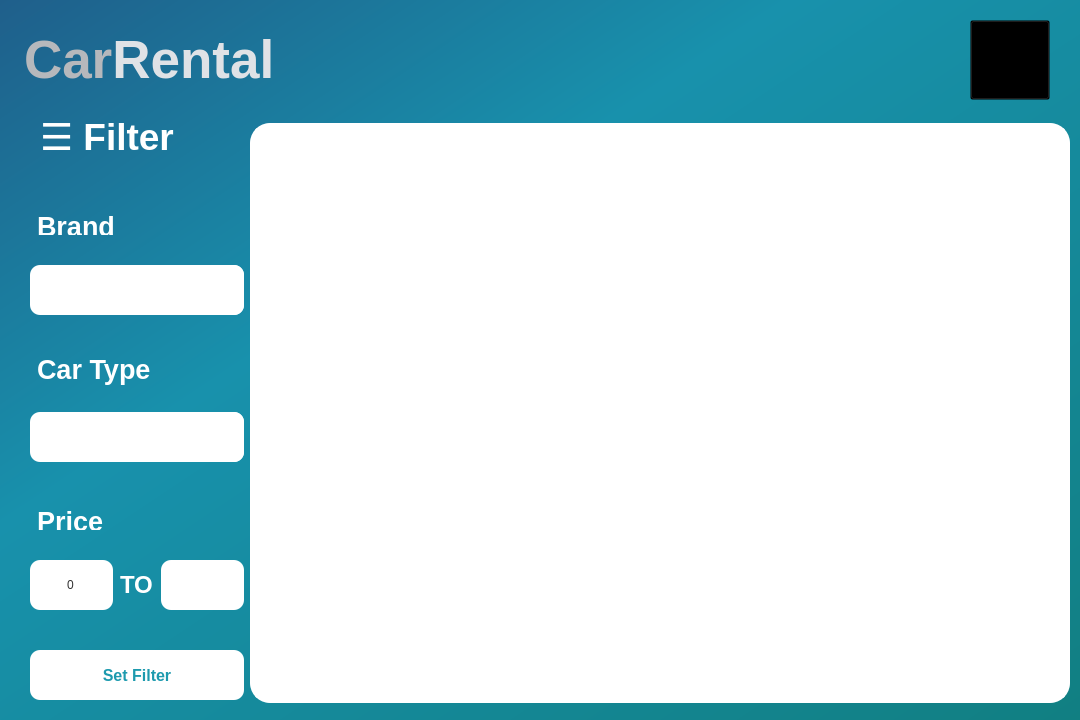
<?xml version="1.0" encoding="UTF-8"?>
<ui version="4.0">
 <class>Form</class>
 <widget class="QWidget" name="Form">
  <property name="geometry">
   <rect>
    <x>0</x>
    <y>0</y>
    <width>1080</width>
    <height>720</height>
   </rect>
  </property>
  <property name="maximumSize">
   <size>
    <width>1080</width>
    <height>720</height>
   </size>
  </property>
  <property name="windowTitle">
   <string>Form</string>
  </property>
  <property name="styleSheet">
   <string notr="true">QWidget {
	background-color: qlineargradient(spread:pad, x1:0, y1:0, x2:1, y2:1, stop:0 rgba(31, 95, 139, 255), stop:0.364532 rgba(24, 145, 172, 255), stop:1 rgba(17, 127, 130, 255));
	padding: 20px;
}

QLabel {
	background: none;
}

QComboBox {
	background: none;
	background-color: white;
	border-radius: 10px;
	color: white;
}

QComboBox::drop-down {
	background-color: white;
	border: none;
	padding-right: 12px;
	border-top-right-radius: 10px;
	border-bottom-right-radius: 10px;
}

QComboBox:on { 
    padding-top: 3px;
    padding-left: 4px;
}
QComboBox::down-arrow { 
	image: url(:/catalog/down arrow.png);
}

QComboBox::down-arrow:on { 
    top: 1px;
    left: 1px;
}

QLineEdit {
	background: none;
	background-color: white;
	border-radius: 10px;
	color: #323232;
	padding: 1px;
}

QScrollArea {
	border: none;
}

QScrollBar:horizontal {
     height: 18px;
     margin: 3px 15px 3px 15px;
     border: 1px transparent #2A2929;
     border-radius: 6px;
     background-color: white;   
 }

QScrollBar::handle:horizontal {
	border: 1px solid rgb(21, 139, 142);
	border-radius: 6px;
	background-color: rgb(21, 139, 142);
}

QScrollBar::add-line:horizontal {
      border: none;
      background: none;
}

QScrollBar::sub-line:horizontal {
      border: none;
      background: none;
}</string>
  </property>
  <layout class="QVBoxLayout" name="verticalLayout">
   <property name="leftMargin">
    <number>10</number>
   </property>
   <property name="topMargin">
    <number>10</number>
   </property>
   <property name="rightMargin">
    <number>10</number>
   </property>
   <property name="bottomMargin">
    <number>10</number>
   </property>
   <item>
    <layout class="QHBoxLayout" name="horizontalLayout_4">
     <item>
      <widget class="QLabel" name="label">
       <property name="font">
        <font>
         <pointsize>40</pointsize>
         <bold>true</bold>
        </font>
       </property>
       <property name="styleSheet">
        <string notr="true">padding-left: 0px;</string>
       </property>
       <property name="text">
        <string>&lt;html&gt;&lt;head/&gt;&lt;body&gt;&lt;p&gt;&lt;span style=&quot; font-weight:700; color:#b6b8bc;&quot;&gt;Car&lt;/span&gt;&lt;span style=&quot; color:#dfe2e6;&quot;&gt;Rental&lt;/span&gt;&lt;/p&gt;&lt;/body&gt;&lt;/html&gt;</string>
       </property>
      </widget>
     </item>
     <item>
      <widget class="QPushButton" name="pushButton">
       <property name="minimumSize">
        <size>
         <width>80</width>
         <height>80</height>
        </size>
       </property>
       <property name="maximumSize">
        <size>
         <width>80</width>
         <height>80</height>
        </size>
       </property>
       <property name="font">
        <font>
         <pointsize>16</pointsize>
        </font>
       </property>
       <property name="styleSheet">
        <string notr="true">QPushButton {
	background: none;
	background-color: transparent;
	padding: 0px;
	image: url(:/catalog/shopping-cart-white.png);
}

QPushButton:pressed {
	background: none;
	background-color: transparent;
	padding: 0px;
	image: url(:/catalog/shopping-cart.png);
}</string>
       </property>
       <property name="text">
        <string/>
       </property>
       <property name="iconSize">
        <size>
         <width>20</width>
         <height>20</height>
        </size>
       </property>
      </widget>
     </item>
     <item>
      <spacer name="horizontalSpacer">
       <property name="orientation">
        <enum>Qt::Horizontal</enum>
       </property>
       <property name="sizeType">
        <enum>QSizePolicy::Fixed</enum>
       </property>
       <property name="sizeHint" stdset="0">
        <size>
         <width>20</width>
         <height>20</height>
        </size>
       </property>
      </spacer>
     </item>
    </layout>
   </item>
   <item>
    <layout class="QHBoxLayout" name="horizontalLayout_2">
     <item>
      <layout class="QHBoxLayout" name="horizontalLayout_3">
       <item>
        <spacer name="verticalSpacer">
         <property name="orientation">
          <enum>Qt::Vertical</enum>
         </property>
         <property name="sizeHint" stdset="0">
          <size>
           <width>20</width>
           <height>40</height>
          </size>
         </property>
        </spacer>
       </item>
       <item>
        <layout class="QVBoxLayout" name="verticalLayout_4">
         <property name="spacing">
          <number>0</number>
         </property>
         <property name="bottomMargin">
          <number>0</number>
         </property>
         <item alignment="Qt::AlignTop">
          <widget class="QLabel" name="label_2">
           <property name="maximumSize">
            <size>
             <width>16777215</width>
             <height>60</height>
            </size>
           </property>
           <property name="font">
            <font>
             <pointsize>28</pointsize>
             <bold>true</bold>
            </font>
           </property>
           <property name="styleSheet">
            <string notr="true">color: white;
padding-top: 0px;
padding-left:  0px;</string>
           </property>
           <property name="text">
            <string>☰ Filter</string>
           </property>
           <property name="alignment">
            <set>Qt::AlignLeading|Qt::AlignLeft|Qt::AlignVCenter</set>
           </property>
           <property name="wordWrap">
            <bool>false</bool>
           </property>
          </widget>
         </item>
         <item alignment="Qt::AlignTop">
          <widget class="QLabel" name="label_3">
           <property name="minimumSize">
            <size>
             <width>0</width>
             <height>64</height>
            </size>
           </property>
           <property name="maximumSize">
            <size>
             <width>16777215</width>
             <height>64</height>
            </size>
           </property>
           <property name="font">
            <font>
             <pointsize>20</pointsize>
             <bold>true</bold>
            </font>
           </property>
           <property name="styleSheet">
            <string notr="true">padding-left: 0px;</string>
           </property>
           <property name="text">
            <string>&lt;html&gt;&lt;head/&gt;&lt;body&gt;&lt;p&gt;&lt;span style=&quot; color:#ffffff;&quot;&gt;Brand&lt;/span&gt;&lt;/p&gt;&lt;/body&gt;&lt;/html&gt;</string>
           </property>
          </widget>
         </item>
         <item alignment="Qt::AlignTop">
          <widget class="QComboBox" name="comboBox">
           <property name="minimumSize">
            <size>
             <width>0</width>
             <height>50</height>
            </size>
           </property>
           <property name="maximumSize">
            <size>
             <width>16777215</width>
             <height>50</height>
            </size>
           </property>
           <property name="font">
            <font>
             <pointsize>18</pointsize>
            </font>
           </property>
           <property name="placeholderText">
            <string>Any</string>
           </property>
          </widget>
         </item>
         <item alignment="Qt::AlignTop">
          <widget class="QLabel" name="label_4">
           <property name="minimumSize">
            <size>
             <width>0</width>
             <height>64</height>
            </size>
           </property>
           <property name="maximumSize">
            <size>
             <width>16777215</width>
             <height>64</height>
            </size>
           </property>
           <property name="font">
            <font>
             <pointsize>20</pointsize>
             <bold>true</bold>
            </font>
           </property>
           <property name="styleSheet">
            <string notr="true">padding-left: 0px;
padding-bottom: 1px;
padding-top: 1px;</string>
           </property>
           <property name="text">
            <string>&lt;html&gt;&lt;head/&gt;&lt;body&gt;&lt;p&gt;&lt;span style=&quot; color:#ffffff;&quot;&gt;Car Type&lt;/span&gt;&lt;/p&gt;&lt;/body&gt;&lt;/html&gt;</string>
           </property>
          </widget>
         </item>
         <item alignment="Qt::AlignTop">
          <widget class="QComboBox" name="comboBox_2">
           <property name="minimumSize">
            <size>
             <width>0</width>
             <height>50</height>
            </size>
           </property>
           <property name="maximumSize">
            <size>
             <width>16777215</width>
             <height>50</height>
            </size>
           </property>
           <property name="placeholderText">
            <string>Any</string>
           </property>
          </widget>
         </item>
         <item alignment="Qt::AlignTop">
          <widget class="QLabel" name="label_5">
           <property name="minimumSize">
            <size>
             <width>0</width>
             <height>64</height>
            </size>
           </property>
           <property name="maximumSize">
            <size>
             <width>16777215</width>
             <height>64</height>
            </size>
           </property>
           <property name="font">
            <font>
             <pointsize>20</pointsize>
             <bold>true</bold>
            </font>
           </property>
           <property name="styleSheet">
            <string notr="true">padding-left: 0px;</string>
           </property>
           <property name="text">
            <string>&lt;html&gt;&lt;head/&gt;&lt;body&gt;&lt;p&gt;&lt;span style=&quot; color:#ffffff;&quot;&gt;Price&lt;/span&gt;&lt;/p&gt;&lt;/body&gt;&lt;/html&gt;</string>
           </property>
          </widget>
         </item>
         <item>
          <layout class="QHBoxLayout" name="horizontalLayout">
           <property name="bottomMargin">
            <number>0</number>
           </property>
           <item>
            <widget class="QLineEdit" name="lineEdit">
             <property name="maximumSize">
              <size>
               <width>16777215</width>
               <height>50</height>
              </size>
             </property>
             <property name="text">
              <string>0</string>
             </property>
             <property name="alignment">
              <set>Qt::AlignCenter</set>
             </property>
            </widget>
           </item>
           <item>
            <widget class="QLabel" name="label_6">
             <property name="maximumSize">
              <size>
               <width>16777215</width>
               <height>55</height>
              </size>
             </property>
             <property name="font">
              <font>
               <pointsize>18</pointsize>
               <bold>true</bold>
              </font>
             </property>
             <property name="styleSheet">
              <string notr="true">padding :1px;</string>
             </property>
             <property name="text">
              <string>&lt;html&gt;&lt;head/&gt;&lt;body&gt;&lt;p&gt;&lt;span style=&quot; color:#ffffff;&quot;&gt;TO&lt;/span&gt;&lt;/p&gt;&lt;/body&gt;&lt;/html&gt;</string>
             </property>
            </widget>
           </item>
           <item>
            <widget class="QLineEdit" name="lineEdit_2">
             <property name="maximumSize">
              <size>
               <width>16777215</width>
               <height>50</height>
              </size>
             </property>
             <property name="alignment">
              <set>Qt::AlignCenter</set>
             </property>
            </widget>
           </item>
          </layout>
         </item>
         <item>
          <spacer name="verticalSpacer_3">
           <property name="orientation">
            <enum>Qt::Vertical</enum>
           </property>
           <property name="sizeType">
            <enum>QSizePolicy::Minimum</enum>
           </property>
           <property name="sizeHint" stdset="0">
            <size>
             <width>20</width>
             <height>40</height>
            </size>
           </property>
          </spacer>
         </item>
         <item>
          <widget class="QPushButton" name="setFilterBtn">
           <property name="minimumSize">
            <size>
             <width>0</width>
             <height>50</height>
            </size>
           </property>
           <property name="maximumSize">
            <size>
             <width>16777215</width>
             <height>50</height>
            </size>
           </property>
           <property name="styleSheet">
            <string notr="true">QPushButton {
	font: bold;
	font-size: 16px;
	color: #1D9AAE;
	border: none;
	background-color: white;
	border-radius: 10px;
	padding: 0px;
}

QPushButton:pressed {
	font: bold;
	font-size: 16px;
	color: white;
	background-color: grey;
	border-radius: 10px;
	padding: 0px;
}</string>
           </property>
           <property name="text">
            <string>Set Filter</string>
           </property>
          </widget>
         </item>
         <item>
          <spacer name="verticalSpacer_2">
           <property name="orientation">
            <enum>Qt::Vertical</enum>
           </property>
           <property name="sizeType">
            <enum>QSizePolicy::Minimum</enum>
           </property>
           <property name="sizeHint" stdset="0">
            <size>
             <width>20</width>
             <height>10</height>
            </size>
           </property>
          </spacer>
         </item>
        </layout>
       </item>
       <item alignment="Qt::AlignRight">
        <widget class="QScrollArea" name="scrollArea">
         <property name="minimumSize">
          <size>
           <width>820</width>
           <height>580</height>
          </size>
         </property>
         <property name="maximumSize">
          <size>
           <width>820</width>
           <height>580</height>
          </size>
         </property>
         <property name="styleSheet">
          <string notr="true">QWidget {
	background-color: white;
	border: solid;
	border-width: 2px;
	border-color: white;
	border-radius: 20px;
}</string>
         </property>
         <property name="frameShadow">
          <enum>QFrame::Sunken</enum>
         </property>
         <property name="verticalScrollBarPolicy">
          <enum>Qt::ScrollBarAlwaysOff</enum>
         </property>
         <property name="horizontalScrollBarPolicy">
          <enum>Qt::ScrollBarAlwaysOn</enum>
         </property>
         <property name="sizeAdjustPolicy">
          <enum>QAbstractScrollArea::AdjustToContents</enum>
         </property>
         <property name="widgetResizable">
          <bool>false</bool>
         </property>
         <property name="alignment">
          <set>Qt::AlignHCenter|Qt::AlignTop</set>
         </property>
         <widget class="QWidget" name="scrollAreaWidgetContents">
          <property name="geometry">
           <rect>
            <x>0</x>
            <y>0</y>
            <width>850</width>
            <height>600</height>
           </rect>
          </property>
          <property name="minimumSize">
           <size>
            <width>850</width>
            <height>600</height>
           </size>
          </property>
          <property name="maximumSize">
           <size>
            <width>850</width>
            <height>600</height>
           </size>
          </property>
          <property name="styleSheet">
           <string notr="true"/>
          </property>
         </widget>
        </widget>
       </item>
      </layout>
     </item>
    </layout>
   </item>
  </layout>
 </widget>
 <resources>
  <include location="../assets/images.qrc"/>
 </resources>
 <connections/>
</ui>
